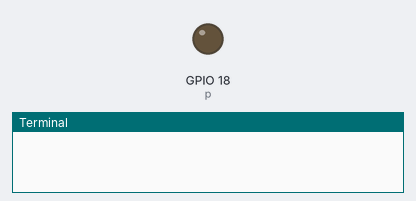
Recording of a program running on a simulated Raspberry Pi (BCM pin numbers). Shown: output pins drawn as LEDs (lit = HIGH), the last lines printed to the terminal.

Above: at 0.05 s.
At 9.0 s:
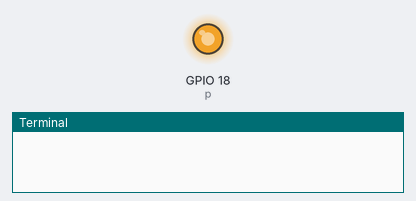
At 24.1 s:
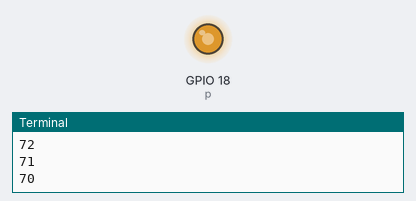
At 39.75 s:
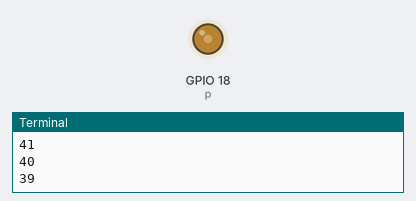
Timing chart, 0 to 40.0 s (numbered marks = the images above):
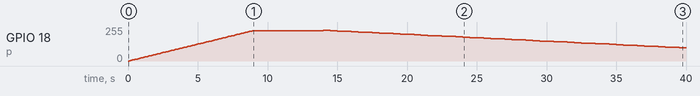

Measured:
- by itself, GPIO 18 (p): rises from 0/255 to 230/255 in 13.9 s, then falls to 99/255 in 25.5 s

The program:

pwm-test.py
```python
import RPi.GPIO as IO
import time

IO.setwarnings(False)

IO.setmode (IO.BCM)

# initialize GPIO18 as an output.
IO.setup(18,IO.OUT)

#GPIO18 as PWM output, with 100Hz frequency
p = IO.PWM(18,100)

#generate PWM signal with 0% duty cycle
p.start(0)

while 1:
    for x in range (90):
        p.ChangeDutyCycle(x)
        time.sleep(0.1)
    time.sleep(5)
    for x in range (90):

        p.ChangeDutyCycle(90-x)
        print(90-x)
        time.sleep(0.5)
    time.sleep(1)
```
